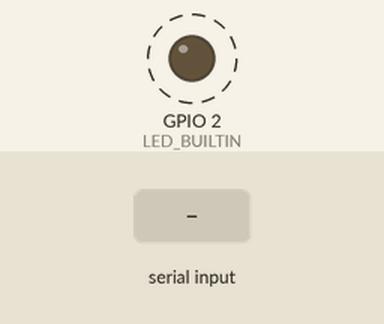
Bench run of a sketch on a simulated ESP32. On the bench: output pins drawn as LEDs (lit = HIGH). Dashed ring = blinking. The inputs (shaded band) are chosen by the test bench. What the sketch prints to the serial monitor is not drawn.

Above: at 0.8 s.
0.9 s: "90,45\n" received over Serial
3.9 s: "100\n" received over Serial
Timing chart, 0 to 12.9 s (numbered marks = the images above; inputs shaded):
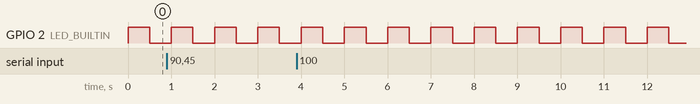

Measured:
- by itself, GPIO 2 (LED_BUILTIN): alternates HIGH for 0.50 s and LOW for 0.50 s

The sketch:

dk_challenge_5.ino
```cpp
// Maci's submission for Digikey Intro to RTOS Challenge 5
// Establish two queues to communicate between two tasks: an echo thread and a blink thread.

// Run on single core. Taken from DK example
#if CONFIG_FREERTOS_UNICORE
static const BaseType_t app_cpu = 0;
#else
static const BaseType_t app_cpu = 1;
#endif

// Macros
#define MILLIS_TO_TICKS(milliseconds) ((milliseconds) / portTICK_PERIOD_MS)

// Settings
#define BUF_LEN 100
#define LED_BUILTIN 2  // Specify the LED pin on my board
#define DEFAULT_BLINK_RATE 500

// Globals
static QueueHandle_t h_queue_1;
static QueueHandle_t h_queue_2;

// Define tasks
void task_echo(void *pvParameters);
void task_blink(void *pvParameters);

void setup() {
  // Initialize serial communication at 115200 bits per second:
  Serial.begin(115200);
  while(!Serial);

  // Create queues
  h_queue_1 = xQueueCreate(5, sizeof(int));
  h_queue_2 = xQueueCreate(5, BUF_LEN * sizeof(char));

  // Set up two tasks to run independently.
  xTaskCreatePinnedToCore(
    task_echo,
    "task echo", // A name just for humans
    1024,  // The stack size
    NULL, // Task parameter which can modify the task behavior. This must be passed as pointer to void.
    1,  // Priority
    NULL, // Task handle is not used here - simply pass NULL
    app_cpu
  );

  xTaskCreatePinnedToCore(
    task_blink,
    "task blink",
    1024,  // Stack size
    NULL,  // When no parameter is used, simply pass NULL
    1,  // Priority
    NULL, // With task handle we will be able to manipulate with this task.
    app_cpu
  );

  Serial.println("Maci's Solution to DK FreeRTOS Challenge 5");
  Serial.println("Enter a message (delay XX to command LED):");

  // Now the task scheduler, which takes over control of scheduling individual tasks, is automatically started.

  // Delete setup and loop tasks. Passing NULL deletes calling task.
  vTaskDelete(NULL);
}

void loop(){
}

/*--------------------------------------------------*/
/*---------------------- Tasks ---------------------*/
/*--------------------------------------------------*/

void task_echo(void *pvParameters){
  /*
    task_echo (task A in DK challenge 5 docs)
    - 1) Echoes messages from Queue 2 to Serial.
    - 2) Reads message from Serial, echoes back to Serial.
    - 3) Also transmits delay to Queue 1 if Serial msg is "delay XX"
  */

  // Used for job 1
  static char msg_from_q2[BUF_LEN];
  memset(msg_from_q2, 0, BUF_LEN);

  // Used for job 2
  static char buf[BUF_LEN];
  memset(buf, BUF_LEN, sizeof(char));
  char in_char;
  int i;

  // Used for job 3
  const char delay_msg[] = "delay ";

  for(;;){
    // Job 1. Print any new messages from q2
    while (xQueueReceive(h_queue_2, msg_from_q2, 0) == pdPASS){
      Serial.println(msg_from_q2);
      memset(msg_from_q2, 0, BUF_LEN);
    }

    // Job 2. Read serial input, echo back to serial
    // Job 3. If input is "delay X", send num X to q1
    while(Serial.available() > 0){
      in_char = Serial.read();

      if(in_char == '\n'){
        // entered command, do things
        Serial.println(buf);  // this is job 2

        // This is job 3
        // see if the entered string is a delay command. ("delay " 6 digits, 7 bytes)
        if (!strncmp("delay ", buf, 6)){
          int num_to_send = atoi(buf + 6);
          xQueueSend(h_queue_1, &num_to_send, 0);
        }

        // clean up, prepare for next message
        memset(buf, 0, BUF_LEN);
        i = 0;
      }
      else {
        // add char to buf
        buf[i++] = in_char;
      }
    }
  }
}

void task_blink(void *pvParameters){
  /*
    task_blink (task B in DK challenge 5 docs)
    - 1) Blinks LED according to messages from Queue 1
    - 2) Every 100 blinks, send "blinked" to Queue 2
  */

  pinMode(LED_BUILTIN, OUTPUT);
  static int blink_rate = DEFAULT_BLINK_RATE;
  int blink_count = 0;

  for(;;){
    // 1)
    xQueueReceive(h_queue_1, &blink_rate, 0);

    digitalWrite(LED_BUILTIN, HIGH);
    vTaskDelay(MILLIS_TO_TICKS(blink_rate));
    digitalWrite(LED_BUILTIN, LOW);
    vTaskDelay(MILLIS_TO_TICKS(blink_rate));
    blink_count++;

    // 2)
    if (blink_count == 100){
      xQueueSend(h_queue_2, "blinked 100", 0);
      blink_count = 0;
    }
  }
}
```
